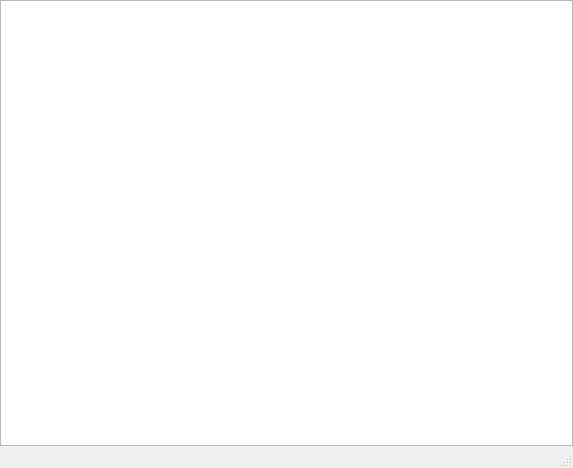
<ui version="4.0" >
 <class>MainWindow</class>
 <widget class="QMainWindow" name="MainWindow" >
  <property name="geometry" >
   <rect>
    <x>0</x>
    <y>0</y>
    <width>573</width>
    <height>468</height>
   </rect>
  </property>
  <property name="windowTitle" >
   <string>Editable Tree Model</string>
  </property>
  <widget class="QWidget" name="centralwidget" >
   <property name="geometry" >
    <rect>
     <x>0</x>
     <y>0</y>
     <width>573</width>
     <height>445</height>
    </rect>
   </property>
   <layout class="QVBoxLayout" >
    <property name="spacing" >
     <number>0</number>
    </property>
    <property name="margin" >
     <number>0</number>
    </property>
    <item>
     <widget class="MyTreeView" name="view" >
      <property name="alternatingRowColors" >
       <bool>true</bool>
      </property>
      <property name="selectionBehavior" >
       <enum>QAbstractItemView::SelectRows</enum>
      </property>
      <property name="horizontalScrollMode" >
       <enum>QAbstractItemView::ScrollPerPixel</enum>
      </property>
      <property name="animated" >
       <bool>false</bool>
      </property>
      <property name="allColumnsShowFocus" >
       <bool>true</bool>
      </property>
     </widget>
    </item>
   </layout>
  </widget>
  <widget class="QStatusBar" name="statusbar" >
   <property name="geometry" >
    <rect>
     <x>0</x>
     <y>445</y>
     <width>573</width>
     <height>23</height>
    </rect>
   </property>
  </widget>
  <action name="exitAction" >
   <property name="text" >
    <string>E&amp;xit</string>
   </property>
   <property name="shortcut" >
    <string>Ctrl+Q</string>
   </property>
  </action>
  <action name="insertRowAction" >
   <property name="text" >
    <string>Insert Row</string>
   </property>
   <property name="shortcut" >
    <string>Ctrl+I, R</string>
   </property>
  </action>
  <action name="removeRowAction" >
   <property name="text" >
    <string>Remove Row</string>
   </property>
   <property name="shortcut" >
    <string>Ctrl+R, R</string>
   </property>
  </action>
  <action name="insertColumnAction" >
   <property name="text" >
    <string>Insert Column</string>
   </property>
   <property name="shortcut" >
    <string>Ctrl+I, C</string>
   </property>
  </action>
  <action name="removeColumnAction" >
   <property name="text" >
    <string>Remove Column</string>
   </property>
   <property name="shortcut" >
    <string>Ctrl+R, C</string>
   </property>
  </action>
  <action name="insertChildAction" >
   <property name="text" >
    <string>Insert Child</string>
   </property>
   <property name="shortcut" >
    <string>Ctrl+N</string>
   </property>
  </action>
 </widget>
 <customwidgets>
  <customwidget>
   <class>MyTreeView</class>
   <extends>QTreeView</extends>
   <header>mytreeview.h</header>
  </customwidget>
 </customwidgets>
 <resources>
  <include location="tlist.qrc" />
 </resources>
 <connections/>
</ui>
